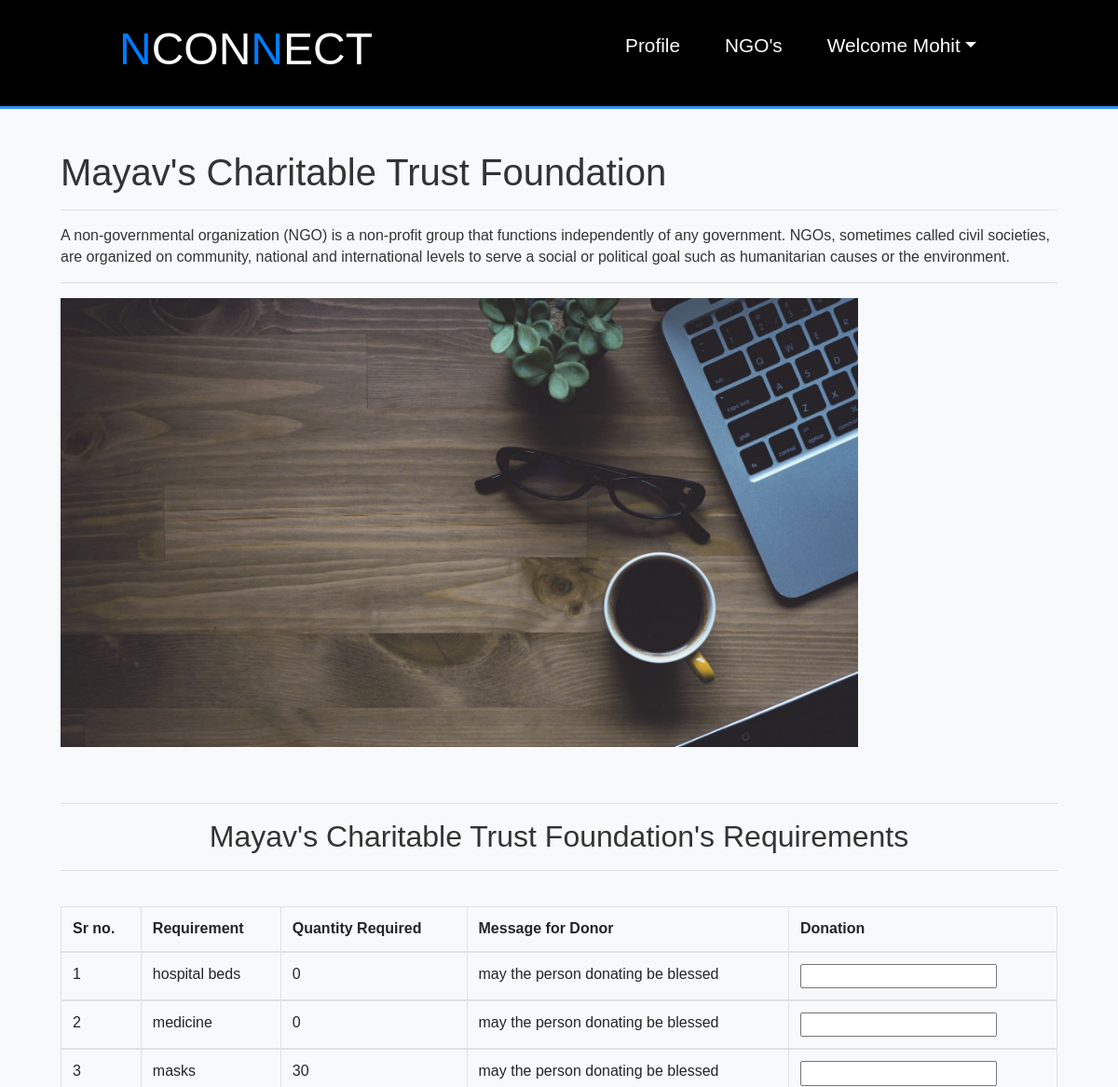
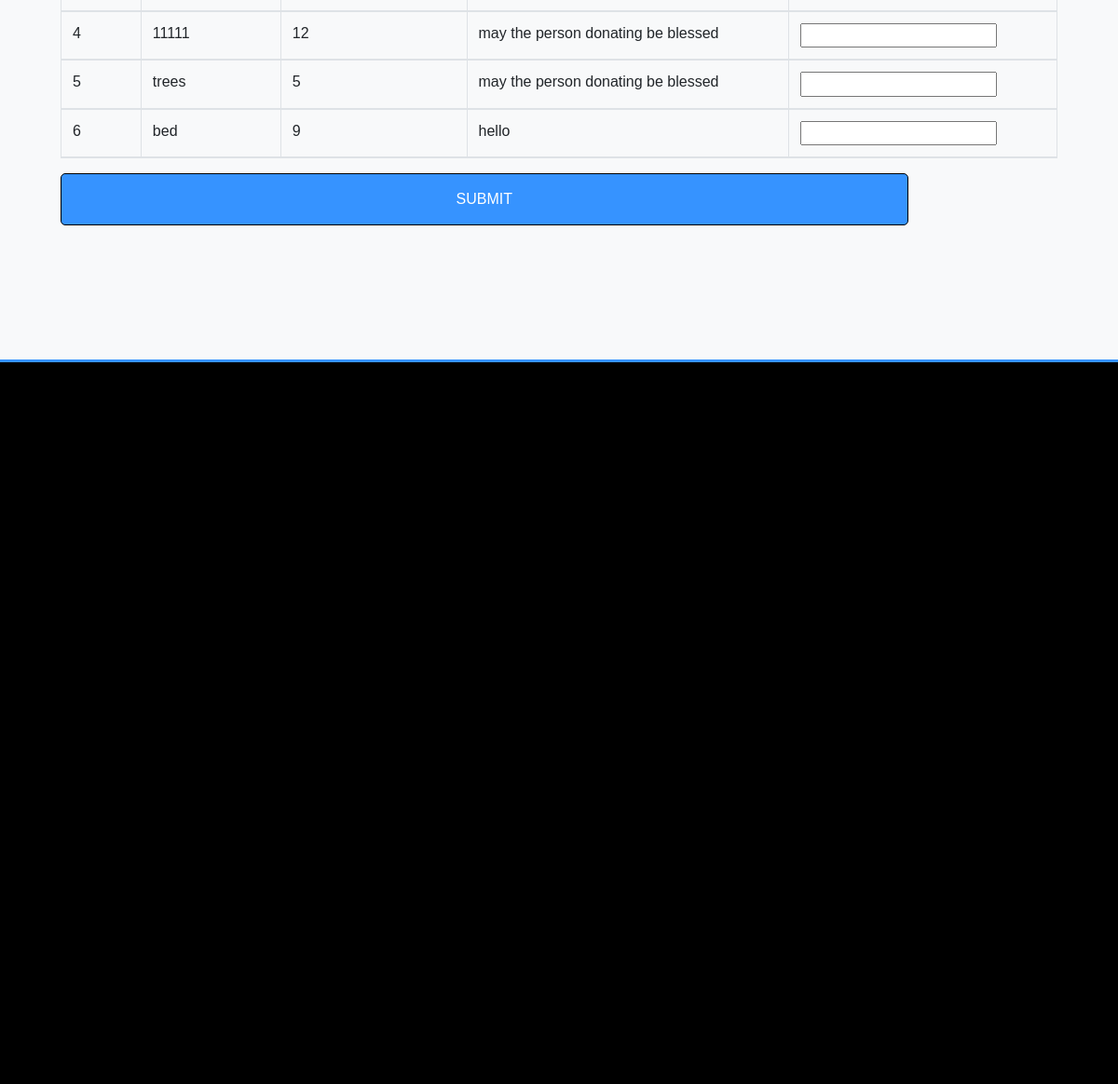
/user_ngo_information/5/ (signed in), run on the app's committed database (2 pictures, top to bottom).
### NGO_App/models.py (models this page shows, shortened)
class NGOProfile(models.Model):
    user = models.ForeignKey(User,on_delete=models.CASCADE)
    registration_number=models.CharField(unique=True,max_length=10)
    ngo_name=models.CharField(max_length=50)
    certificate=models.ImageField(blank=False,upload_to='certificate_pics')
    image=models.ImageField(upload_to='ngo_images')
    description=models.TextField(max_length=1000)
    contact = models.CharField(max_length=10)
    country=models.CharField(max_length=50)
    state=models.CharField(max_length=50)
    city=models.CharField(max_length=50)
    pincode=models.CharField(max_length=50)
    verfied=models.BooleanField(default=False)
    address_line_1=models.CharField(max_length=200)
    def __str__(self):
        return self.user.username

class NgoRequirements(models.Model):
    ngo = models.ForeignKey(NGOProfile,on_delete=models.CASCADE)
    requirement= models.CharField(max_length=60,null=False)
    quantity=models.IntegerField(null=False)
    message=models.CharField(max_length=300)

### NGO_App/views.py (the view, shortened to what this page needs)
# urls.py: path('user_ngo_information/<int:ngo_pk>/',user_ngo_information,name="user_ngo_information"),
def user_ngo_information(request,ngo_pk):
    if not request.user.is_authenticated:
        return redirect('user_login')
    ngo=NGOProfile.objects.get(id=ngo_pk)
    ngo_req=NgoRequirements.objects.filter(ngo=ngo)
    user=User.objects.get(username=ngo)
    ngo_details=NGOProfile.objects.get(user=user)
    error=""
    data={"ngo_req":ngo_req,"ngo_details":ngo_details,'error':error}
    return render(request,"user_ngo_information.html",data)

### NGO_App/templates/user_ngo_information.html (shortened to what this page needs)
{% extends 'user_navigation.html' %}
{% load static %}
{% block  user_body %}
<section id="signup">
  <div class="bg-light">
    <br><br>
    <div class="container">
      <h1>{{ngo_details.ngo_name}}</h1>
      <hr>
      <p>{{ngo_details.description}}</p>
      <hr>
      <img src="{{ngo_details.image.url}}" alt="" height="80%" width="80%">
      <br><br><br>
      <hr>
      <h2 class="text-center">{{ngo_details.ngo_name}}'s Requirements</h2>
      <hr>
      <form  method="post">
      <table class="table table-bordered" id=mytable>
        <thead>
          <tr>
            <th>Sr no.</th>
            <th>Requirement</th>
            <th>Quantity Required</th>
            <th>Message for Donor</th>
            <th>Donation</th>
          </tr>
            {% for i in ngo_req %}
            <tr>
              <td>{{ forloop.counter }}</td>
              <td>{{i.requirement}}</td>
              <td>{{i.quantity}}</td>
              <td>{{i.message}}</td>
              <td><input type="number" min=0 name="donation{{i.id}}" value=""></td>
            </tr>
            {% endfor %}
            <br>
        </thead>
      </table>
      <button class='signup-btn' type="submit" name="submit" >SUBMIT</button>
      <br><br><br><br><br><br>
      </form>
    </div>
  </div>
</section>
{% endblock %}

### NGO_App/templates/user_navigation.html (shortened to what this page needs)
<!DOCTYPE html>
{% load static %}
<html lang="en" dir="ltr">
  <head>
    <link rel="stylesheet" href="https://maxcdn.bootstrapcdn.com/bootstrap/4.5.0/css/bootstrap.min.css">
    <link rel="stylesheet" href="https://cdnjs.cloudflare.com/ajax/libs/font-awesome/4.7.0/css/font-awesome.min.css">
    <link rel="stylesheet" href="{% static 'css/full.css' %}">
  </head>
  <body>
    <nav id='navbar' style="background-color:black;">
        <h2><a href="#"><span class="text-primary">N</span>CON<span class="text-primary">N</span>ECT</a></h2>
      <ul>
        <li><a href="{% url 'user_profile' %}">Profile</a></li>
        <li><a href="{% url 'user_ngo_view' %}">NGO's</a></li>
        <li class="nav-item dropdown">
          <a class="dropdown-toggle" href="#" data-toggle="dropdown">Welcome {{request.user.first_name}}</a>
        </li>
      </ul>
    </nav>
    {% block user_body %}
    {% endblock %}
    <footer style="background-color:black;">
      <br><br><br><br><br><br>
    </footer>
  </body>
</html>

### NGO_App/static/css/full.css (style rules this page uses)
* { margin:0; padding: 0; box-sizing: border-box; scroll-behavior: smooth; }
body { font-family: Arial, sans-serif; line-height: 1.4; color: #fff; overflow-x: scroll; }
.container { max-width: 1100px; margin: auto; }
.text-primary { color: #3693ff; }
.bg-light { background: #f4f4f4; color: #333; }
#navbar { display: flex; justify-content: space-between; background:black; color: #fff; padding: 1.5rem 8rem; position: sticky; top: 0; z-index: 1; border-bottom: 3px solid #3693ff; }
#navbar ul { display: flex; align-items: center; list-style: none; }
#navbar h2 a { font-size: 3rem; text-align: left; color: #fff; text-decoration: none; }
#navbar li a { text-decoration: none; color: #fff; padding: 1rem; font-size: 1.3rem; margin: 0 0.5rem; border-radius: 5px; transition: background-color 0.35s; }
footer { padding: 20rem; border-top: 3px solid #3693ff; }
#signup .signup-btn { width: 85%; display: inline-block; padding: 1rem 2rem; border: 1px solid black; border-radius: 5px; font-size: 1rem; background: #3693FF; color: #fff; margin-bottom: 2rem; cursor: pointer; transition: 0.25s; }

### data on the page
NGOProfile: ngo_name "Mayav's Charitable Trust Foundation", description "A non-governmental organization (NGO) is a non-profit group that functions independently of any government. NGOs, sometimes called civil societies, are organized on community, national and international levels to serve a social or political goal such as humanitarian causes or the environment.", image (picture)
NgoRequirements: requirement "hospital beds", quantity "0", message "may the person donating be blessed"
NgoRequirements: requirement "medicine", quantity "0", message "may the person donating be blessed"
NgoRequirements: requirement "masks", quantity "30", message "may the person donating be blessed"
NgoRequirements: requirement "11111", quantity "12", message "may the person donating be blessed"
NgoRequirements: requirement "trees", quantity "5", message "may the person donating be blessed"
NgoRequirements: requirement "bed", quantity "9", message "hello"

### other printed values
{{ request.user.first_name }} "Mohit"
